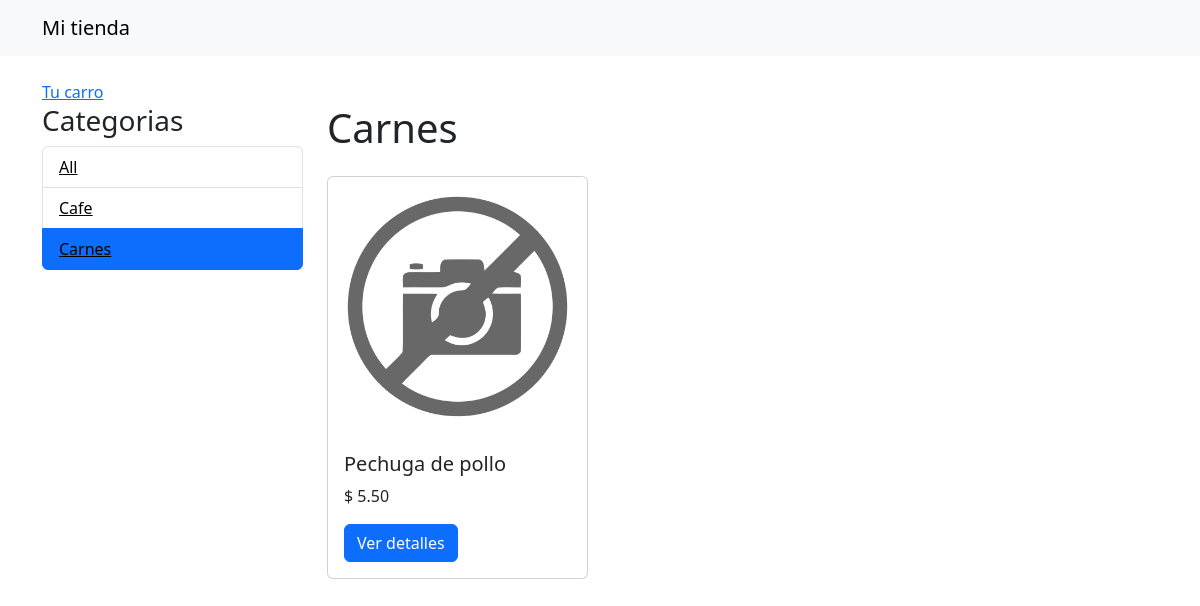
Screenshot of /carnes/ with the database file from the repository.
### mitienda/models.py (models this page shows, shortened)
class Category(models.Model):
    name = models.CharField(max_length=200)
    slug = models.SlugField(max_length=200)
    class Meta:
        ordering=['name']
        indexes = [
            models.Index(fields=['name'])
        ]
    def get_absolute_url(self):
        return reverse("tienda:product_list_category", args=[self.slug])

class Products(models.Model):
    category = models.ForeignKey(Category,
                                related_name='products',
                                on_delete=models.CASCADE) #Al eliminar la categoria se eliminaran sus productos tambien (cascada)
    name = models.CharField(max_length=200)
    slug = models.SlugField(max_length=200)
    image = models.ImageField(upload_to='products/%Y/%m/%d', blank=True)
    description = models.TextField(blank=True)
    price = models.DecimalField(max_digits=5, decimal_places=2)
    available=models.BooleanField(default=True)
    created = models.DateTimeField(auto_now=True)
    updated = models.DateTimeField(auto_now=True)
    class Meta:
        ordering=['name']
    def get_absolute_url(self):
        return reverse("tienda:product_detail", args=[self.id, self.slug])

### mitienda/views.py (the view)
# urls.py: path('', views.product_list, name='product_list'),
def product_list(request, category_slug=None): #Si es none mostramos todos los productos
    category = None #Inicialmente será None, si es el caso, se modificará en el if
    categories = Category.objects.all()
    products = Products.objects.filter(available=True)
    if category_slug:
        category = get_object_or_404(Category, slug=category_slug)
        products = products.filter(category=category)
    return render(request, 'tienda/product/list.html', {'category':category,
                                                        'categories':categories,
                                                        'products':products})

### mitienda/templates/tienda/product/list.html (shortened to what this page needs)
{% extends "tienda/base.html" %}
{% load static %}
{% block content %}
  <div class="col-md-3">
    <h3>Categorias</h3>
    <ul class="list-group">
      <li class="list-group-item {% if not category %}active{% endif %}">
        <a href="{% url 'tienda:product_list' %}"  style="color: black;">All</a>
      </li>
      {% for c in categories %}
        <li class="list-group-item {% if category.slug == c.slug %}active{% endif %}">
          <a href="{{ c.get_absolute_url }}"  style="color: black;">{{ c.name }}</a>
        </li>
      {% endfor %}
    </ul>
  </div>
  <div class="col-md-9">
    <h1 class="mb-4">{% if category %}{{ category.name }}{% else %}Productos{% endif %}</h1>
    <div class="row">
      {% for product in products %}
        <div class="col-md-4 mb-4">
          <div class="card">
            <img src="{% if product.image %}{{ product.image.url }}{% else %}{% static 'img/no_image.png' %}{% endif %}" class="card-img-top" alt="{{ product.name }}">
            <div class="card-body">
              <h5 class="card-title">{{ product.name }}</h5>
              <p class="card-text">$ {{ product.price }}</p>
              <a href="{{ product.get_absolute_url }}" class="btn btn-primary">Ver detalles</a>
            </div>
          </div>
        </div>
      {% endfor %}
    </div>
  </div>
{% endblock %}

### rows the page displays
Category: name "Cafe"
Category: name "Carnes"
Products: name "Pechuga de pollo", price "5.50"
